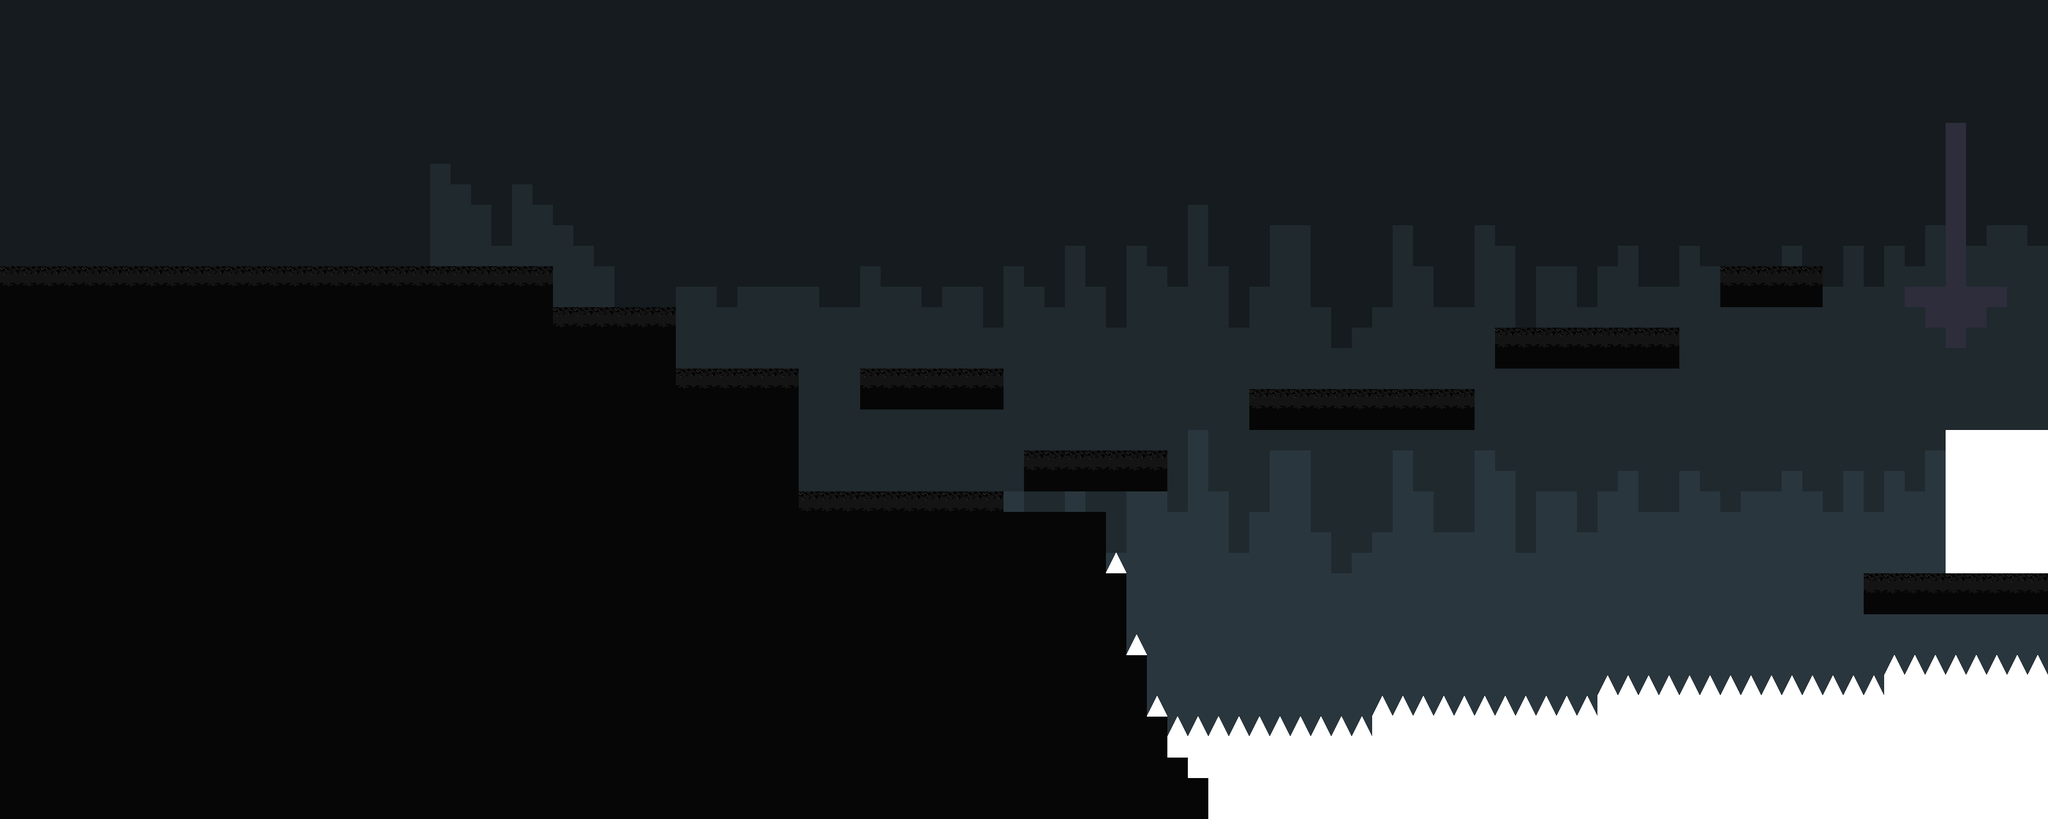

The image is a tile-based game level rendered from a .tmx file. Its description and source (layers, tilesets, objects; grid data summarised) follow:
An orthogonal 100x40 tile map with 32x32 px tiles, 5 tile layers (background, ground, door, dialogTrigger1, ...), 2 tilesets and 1 object (player spawn).

<map version="1.2" tiledversion="1.3.4" orientation="orthogonal" renderorder="right-down" width="100" height="40" tilewidth="32" tileheight="32" infinite="0" nextlayerid="7" nextobjectid="5">
 <editorsettings>
  <export target="map2.json" format="json" />
 </editorsettings>
 <tileset firstgid="1" name="tileTesting" tilewidth="32" tileheight="32" tilecount="32" columns="8">
  <image source="tileTesting.png" width="256" height="128" />
  <tile id="9">
   <properties>
    <property name="collides" type="bool" value="true" />
   </properties>
  </tile>
  <tile id="18">
   <properties>
    <property name="door" type="bool" value="true" />
   </properties>
  </tile>
  <tile id="25">
   <properties>
    <property name="collides" type="bool" value="true" />
   </properties>
  </tile>
  <tile id="27">
   <properties>
    <property name="collides" type="bool" value="true" />
   </properties>
  </tile>
  <tile id="31">
   <properties>
    <property name="collides" type="bool" value="true" />
   </properties>
  </tile>
 </tileset>
 <tileset firstgid="33" name="tileTesting" tilewidth="32" tileheight="32" tilecount="32" columns="8">
  <image source="tileTesting.png" width="256" height="128" />
  <tile id="0">
   <properties>
    <property name="dialogTrigger" type="bool" value="true" />
   </properties>
  </tile>
  <tile id="9">
   <properties>
    <property name="collides" type="bool" value="true" />
   </properties>
  </tile>
  <tile id="18">
   <properties>
    <property name="door" type="bool" value="true" />
   </properties>
  </tile>
  <tile id="25">
   <properties>
    <property name="collides" type="bool" value="true" />
   </properties>
  </tile>
  <tile id="27">
   <properties>
    <property name="collides" type="bool" value="true" />
   </properties>
  </tile>
  <tile id="31">
   <properties>
    <property name="collides" type="bool" value="true" />
   </properties>
  </tile>
 </tileset>
 <layer id="1" name="background" width="100" height="40">
  <data>[4000 cells, 4000 non-empty, 4 distinct tile ids]</data>
 </layer>
 <layer id="2" name="ground" width="100" height="40">
  <data>[4000 cells, 1372 non-empty, 2 distinct tile ids]</data>
 </layer>
 <layer id="4" name="door" width="100" height="40">
  <data>[4000 cells, 35 non-empty, 1 distinct tile ids]</data>
 </layer>
 <objectgroup id="5" name="objects">
  <object id="4" name="player spawn" x="241" y="369">
   <point />
  </object>
 </objectgroup>
 <layer id="6" name="dialogTrigger1" width="100" height="40">
  <data>[4000 cells, 0 non-empty, 0 distinct tile ids]</data>
 </layer>
 <layer id="3" name="spikes" width="100" height="40">
  <data>[4000 cells, 276 non-empty, 2 distinct tile ids]</data>
 </layer>
</map>
